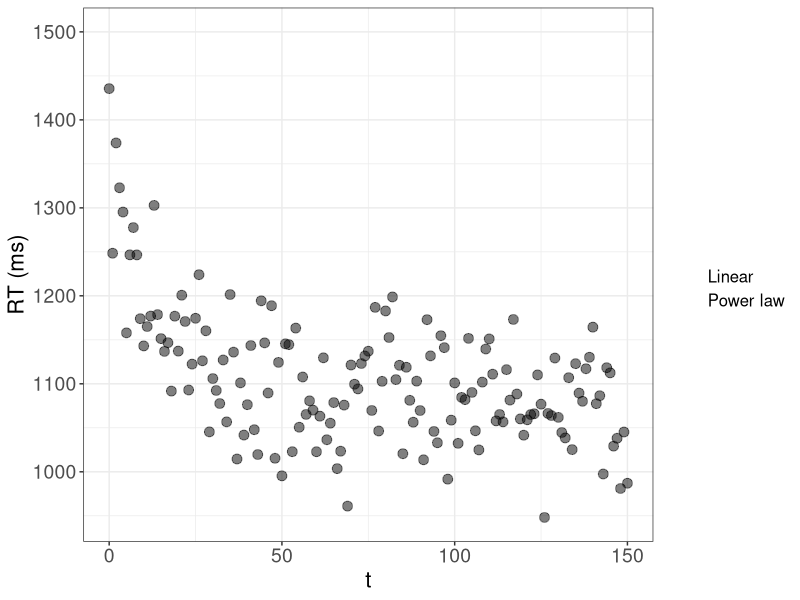
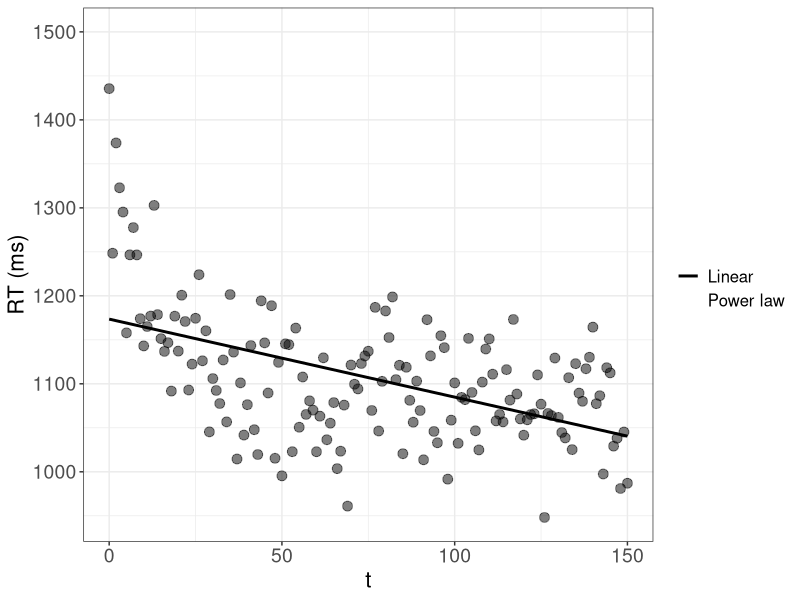
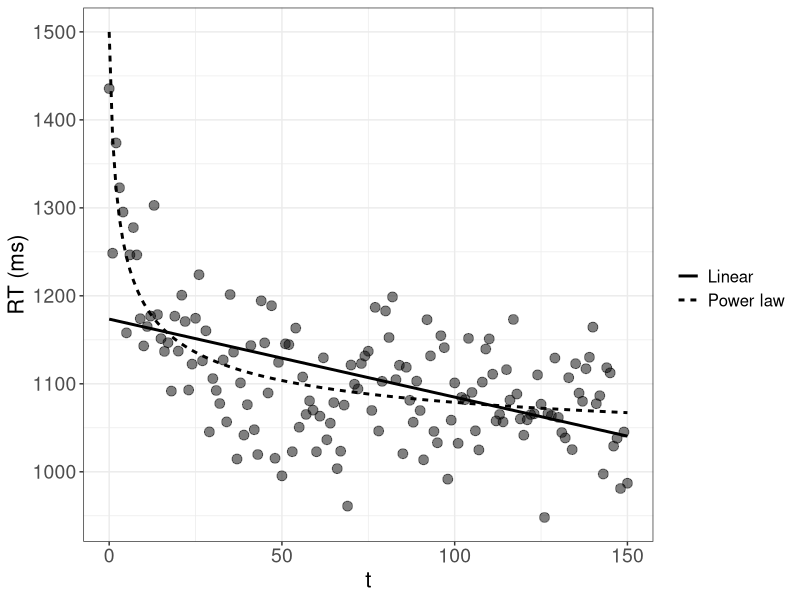
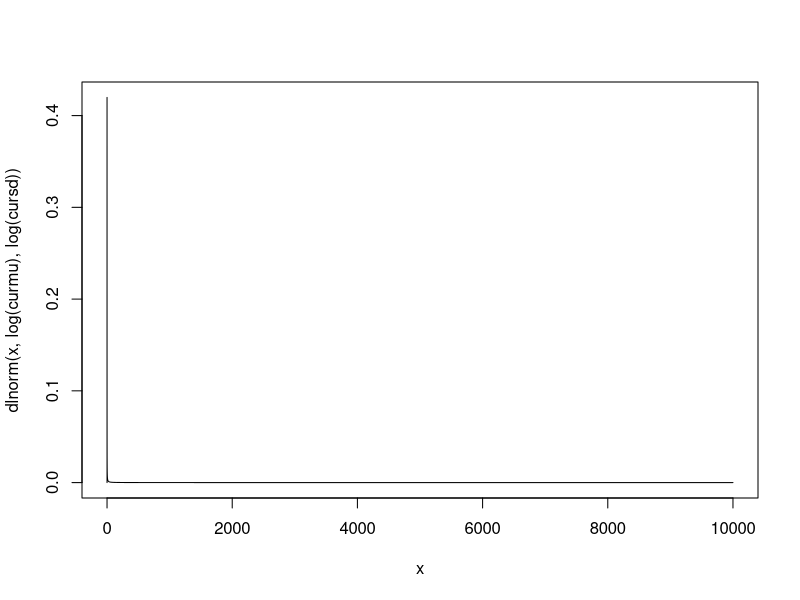
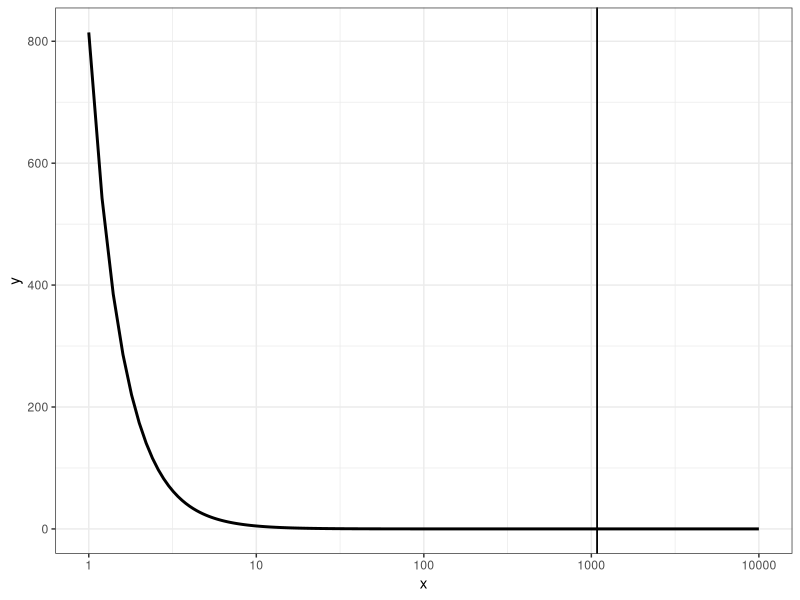
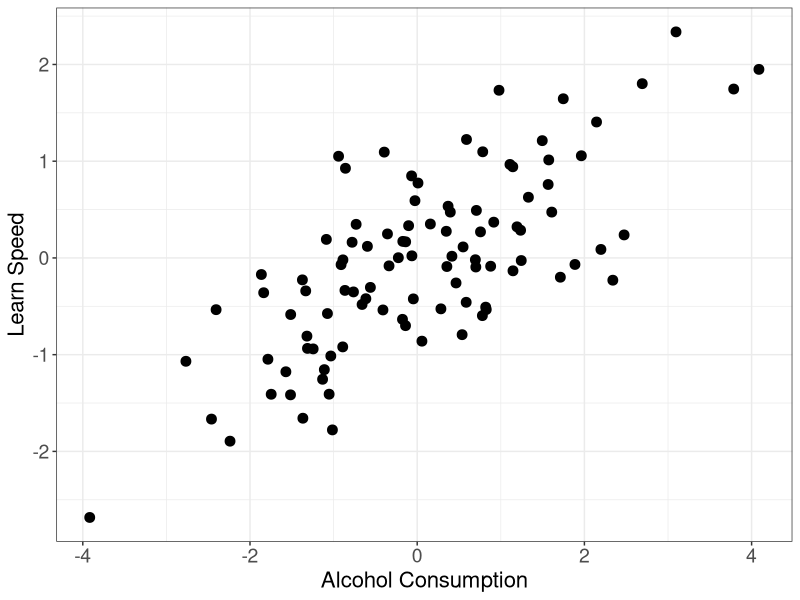
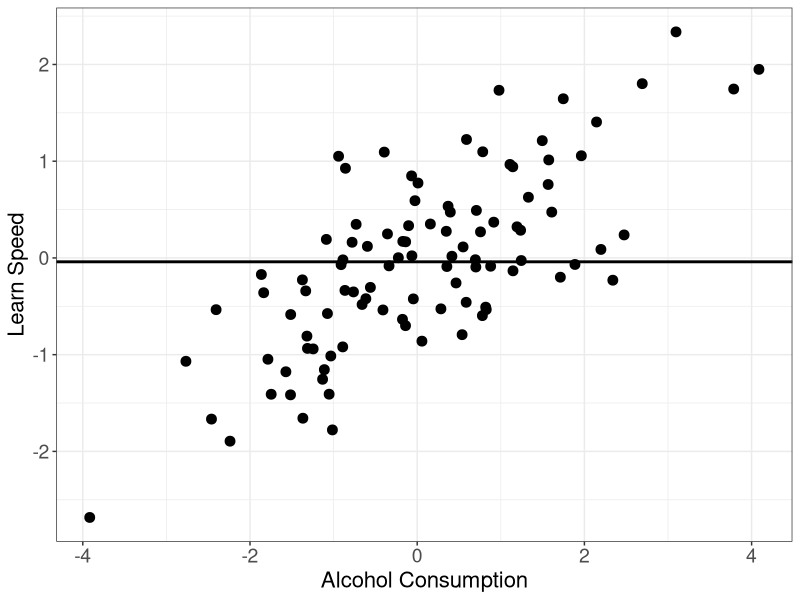
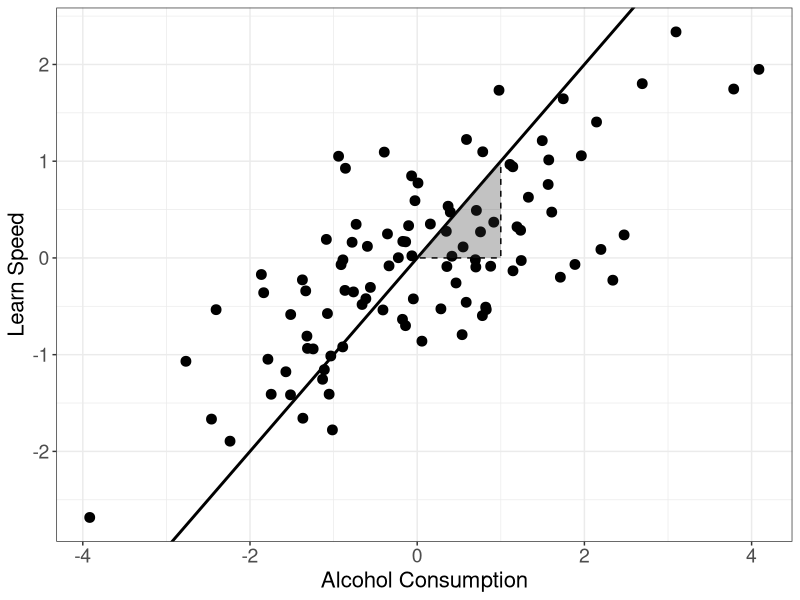

The R script that drew these images, in order:
## ---- chunk 1
library(dplyr)  # basic package for changing data structures.

library(ggplot2)  # important package for plotting.

thlg <- theme(axis.title = element_text(size = 16),
              axis.text = element_text(size = 14),
              legend.title = element_text(size = 14),
              legend.text = element_text(size = 12))
## ---- chunk 2

# Forgetting data:
  N <- 150
  t <- 0:N

  # Power:
    Ap <- 1000
    Bp <- 500
    bet <- 0.4
  
    RTp <- Ap + Bp * (t + 1)^(-bet) + rnorm(N + 1, 0, 50)

  # Exponential:
    Ae <- 1000
    Be <- 500
    alp <- 0.6
  
    RTe <- Ae + Be * exp(-alp * t) + rnorm(N + 1, 0, 50)

  # Linear:

# Plotting:
  pow_lin_dat <- data.frame(t = t, RTp = RTp, RTe = RTe,
              pred_p = Ap + Bp * (t + 1)^(-bet),
              pred_e = Ae + Be * exp(-alp * t)) %>%
    ggplot(aes(x = t)) +
    geom_point(aes(y = RTp), size = 3, alpha = 0.5) +
    labs(y = "RT (ms)", linetype = "") +
    geom_line(aes(y = pred_p, linetype = "Power law"), linewidth = 1, color = NA) +
    # geom_line(aes(y = pred_e, linetype = "Exponetial law"), linewidth = 1) +
    # Linear:
    geom_smooth(aes(y = RTp, linetype = "Linear"), method = "lm", se = FALSE, linewidth = 1, color = NA) +
    theme_bw() +
    thlg

  pow_lin_dat

  ggsave("_figures/pow_lin_dat.png", height = 12, width = 16, unit = "cm")


  pow_lin <- pow_lin_dat +
    # geom_line(aes(y = pred_e, linetype = "Exponetial law"), linewidth = 1) +
    # Linear:
    geom_smooth(aes(y = RTp, linetype = "Linear"), method = "lm", se = FALSE, linewidth = 1, color = "black")

  
  pow_lin
  ggsave("_figures/lin.png", height = 12, width = 16, unit = "cm")


  pow_lin +
    geom_line(aes(y = pred_p, linetype = "Power law"), linewidth = 1)

  ggsave("_figures/pow_lin.png", height = 12, width = 16, unit = "cm")

## ---- chunk 3
# Average tax cut of $ 1,083 
# 
# But: 80% receive less than this cut, half (around 45 Million people) receive less than $ 100, $ 30,127 for the top 1%

# Try with lognormal:
  curmu <- 0.01
  cursd <- 10000
  
  x <- seq(0, curmu + cursd, by = 0.1)
  plot(x, dlnorm(x, log(curmu), log(cursd)), type = "l")
  
  
  1- plnorm(c(30127), log(curmu), log(cursd))
  plnorm(c(1083, 100), log(curmu), log(cursd))
  
  # Target probabilities:
  c(0.01, 0.8, 0.5)
  
  # Use a pareto distribution:
    # Equations:
    # x_m = 1/(1 - 0.5)^(-1/a) = 100
    # x_m = 1/(1 - 0.8)^(-1/a) = 1083
    # x_m = 1/(1 - 0.01)^(-1/a) = 30127
    # a <- 1083/(1083-x_m)


    x_m <- 200 

    a <- 1083/(1083-x_m)
    
    
    x <- seq(1, 10000, by = 0.2)

    pout <- (a * x_m^a)/(x^(a+1))  # PDF.

    (mpar <- (a * x_m)/(a - 1))
    # To have a mean of 1083 a can be: a = mpar/(mpar - x_m)
    
    (qtpar08 <- x_m * (1 - 0.8)^(-1/a))  # 30127

    (qtpar05 <- x_m * (1 - 0.5)^(-1/a))
    

    data.frame(x = x, y = pout) %>%
      ggplot(aes(x = x, y = y)) +
      geom_line(linewidth = 1) +
      geom_vline(aes(linetype = "mean"), xintercept = mpar) +
      geom_vline(aes(linetype = "mean"), xintercept = mpar) +
      scale_x_continuous(trans = "log10") +
      thlg +
      theme_bw()
  

## ---- chunk 4
# Simple linear relationship:
  n <- 100
  set.seed(09234)
  learn_speed <- rnorm(n)
  alcohol <- rnorm(n, learn_speed)  # assuming that more intelligent people drink more  
## ---- chunk 5

  plt_alc_learn <- data.frame(alcohol = alcohol, learn_speed = learn_speed) %>%
    ggplot(aes(x = alcohol, y = learn_speed)) +
    geom_point(size = 3) +
    labs(x = "Alcohol Consumption", y = "Learn Speed", linetype = "") +
    theme_bw() +
    thlg

# Show and save:
plt_alc_learn

ggsave("_figures/alc_learn_raw.png", height = 12, width = 12, unit = "cm")
## ---- chunk 6
plt_alc_learn +
    geom_hline(yintercept = mean(learn_speed), linewidth = 1)

ggsave("_figures/alc_learn_mean.png", height = 12, width = 12, unit = "cm")
## ---- chunk 7
  plt_alc_learn +
      # Linear:
      geom_abline(slope = 1, linewidth = 1) +
      annotate(geom = "polygon", x = c(1, 0, 1), y = c(1, 0, 0),
              linetype = "dashed", color = "black",
              alpha = 0.3)
  
  ggsave("_figures/alc_learn_lm.png", height = 12, width = 12, unit = "cm")


# Fitted model:
  fit <- lm(learn_speed ~ alcohol)
  summary(fit)

  ic <- coef(fit)["(Intercept)"]   # intercept.
  slp <- coef(fit)["alcohol"]

plt_alc_learn +
    # Linear:
    geom_smooth(method = "lm", se = FALSE, linewidth = 1, color = "black") +
    geom_abline(intercept = ic, slope = slp, linewidth = 1) +
    annotate(geom = "polygon", x = c(1, 0, 1), y = c(1, 0, 0) * slp + ic,
            linetype = "dashed", color = "black",
            alpha = 0.3) +
    annotate(geom = "text", x = 1, y = slp/2 + ic, label = round(slp, 2), size = 6, hjust = 0)

ggsave("_figures/alc_learn_fit.png", height = 12, width = 12, unit = "cm")
## ---- chunk 8
n_correct <- 0:10
pvals <- dbinom(n_correct, size = 10, prob = .75)
pmass <- data.frame(n_correct = factor(n_correct), pn = pvals) %>%
  ggplot(aes(x = n_correct, y = pn)) +
  geom_col() +
  # scale_x_binned(n.breaks = 11, show.limits = TRUE, right = FALSE) +
  theme_classic()

pmass
ggsave("_figures/pmass.png", height = 12, width = 12, unit = "cm")

pmass +
  annotate(geom = "segment", 
           x = 8, y = 0, yend = pvals[n_correct == 7], linetype = "dashed", linewidth = 1) +
  annotate(geom = "segment", 
           x = 0, xend = 8, y = pvals[n_correct == 7], linetype = "dashed", linewidth = 1) +
  annotate(geom = "point", x = 8, y = pvals[n_correct == 7], size = 3)

ggsave("_figures/pmass_lik.png", height = 12, width = 12, unit = "cm")

# Density:
tr <- seq(0, 30, by = 0.01)
dvals <- dlnorm(tr, 2, 1.7)
pdens <- data.frame(t = tr, dens = dvals) %>%
  ggplot(aes(x = tr, y = dens)) +
  geom_line(linewidth = 1) +
  theme_classic()

pdens
ggsave("_figures/pdens.png", height = 12, width = 12, unit = "cm")

pdens +
  annotate(geom = "segment", 
           x = 7, y = 0, yend = dvals[tr == 7], linetype = "dashed", linewidth = 1) +
  annotate(geom = "segment", 
           x = 0, xend = 7, y = dvals[tr == 7], linetype = "dashed", linewidth = 1) +
  annotate(geom = "point", x = 7, y = dvals[tr == 7], size = 3)
ggsave("_figures/pdens_lik.png", height = 12, width = 12, unit = "cm")
## ---- chunk 9
# Define function:
value_function <- function(x, alp, bet = alp, lamb){
  ifelse(x >= 0, x^alp, -lamb * (-x)^bet)
}


# Visualize:
  x <- seq(-100, 100, by = 1)  # define values.


# Create combinations of different parameters:
  dm <- expand.grid(alp = c(0.1, 0.5, 0.8), lambda = c(1, 2))

# Get data for each combination:
  outlist <- apply(dm, MARGIN = 1, FUN = function(rw){
    data.frame(x = x, V = value_function(x, alp = rw[1], lamb = rw[2]), alp = rw[1], lamb = rw[2]) 
  })

  outdat <- do.call(rbind, outlist)  # combine the list into a single data.frame.

outdat %>%
  ggplot(aes(x = x, y = V, color = alp, linetype = factor(lamb), group = interaction(lamb, alp))) +
  geom_line(linewidth = 1) +
  scale_color_distiller(palette = "Spectral") +
  theme_classic()

ggsave("_figures/valfun.png", height = 12, width = 12, unit = "cm")
## ---- chunk 10
probdat <- seq(0.05, 0.95, by = 0.15)  # probabilities.

# FUnction to generate rewards:
curprob <- probdat[1]  # selecting a probability.

tr <- 200  # 200 rounds.
rbinom(tr, 1, curprob)  # get an outcome according to a bernoulli distribution.

# Simple Q-learning:-----------------
  get_cmat <- function(choice, input){
    
    # Input matrix with row and column indices and values:
    inp <- as.matrix(cbind(1:length(choice), choice, input))
    
    # Get own rewards for each choice:
    cmat <- matrix(0, ncol = 2, nrow = length(choice)) 
    cmat[inp[,1:2]] <- inp[, 3]
    
    return(cmat)
    
  }

  # Utility function:
  utpay <- function(rew, choice) {
  
    # Input matrix with row and column indices and values:
    paymat <- get_cmat(choice = choice, input = rew)
    
    return(paymat)

  }

update_q <- function(qprev,  # vector of previous q values
                     ut,  # vector of rewards / utilities.
                     alp,  # alpha
                     update_unchosen = TRUE,
                     choices = NA
)  {
  
  
  pred_err <- ut - qprev  # prediction error.
  
  # Should the unchosen option be updated?
  if(!update_unchosen){
    # Set prediction error == 0 for unchosen option:
    pred_err[3 - choices] <- 0
      # Note: Replace 2 by length(options) for more than 2 options.
      # Alternatively: Update the unchosen and rewarded option with 1? 
    # ut[cbind(1:3, choices + 1)]  # rewards from chosen.
    
  }
  
  qnew <- qprev + alp * pred_err
  
  return(qnew)
  
}


  simfun <- function(theta, competition = TRUE, op_prob = c(0.5, 0.5),
                       utfun = utpay, nind = 3, maxtr = 200, maxrew = 1){
      
      ## 4.1 Get parameters:  
      lpar <- theta[1]  # get corresponding learning parameter phi/alpha.
      soft <- theta[length(theta)]  # softmax parameter is always last in list!.
      
      # For mimicking Schulze et al., the softmax paramter is transformed
      # (we use soft instead of c to avoid collision):
      
      soft <- 3^(10 * soft) - 1  
      
      # First round: -------------------------------------------------------
      # Choices (rows are rounds, columns individuals):
      cmat <- matrix(sample(c(0, 1), size = nind, prob = c(0.5, 0.5), replace = TRUE),
                     nrow = 1)
      
      # Rewards (rows are rounds, columns individuals):
      rew_choice <- sample(c(0, 1), size = 1,
                           prob = op_prob)
      rmat <- ifelse(rew_choice == cmat & any(rew_choice == cmat),  
                      # if any chose the rewarded option for all.
                     competition * maxrew/sum(rew_choice == cmat) +
                       (1 - competition) * maxrew,  # maximum reward distributed.  
                     0)
      
      # utfun(rew = rmat[1, ], choice = cmat[1,])
      utmat <- array(rep(0, 2 * nind * maxtr), dim = c(nind, 2, maxtr))  # utility matrix in given round.
      # Individuals are rows, opotions are columns.
      
      utmat[, rew_choice + 1, 1] <- rmat  # add rewarded option.
      # TODO: Translate utuitlity if necessary.
      utmat[,,1:2]
      
      
      ## 3.3 Initialize option value matrix:
      optval_mat <- array(rep(NA, 2 * nind * maxtr), dim = c(nind, 2, maxtr))   # option values for each choice
      optval_mat[,,1] <- 0
      
      
      
    # 4.2 Loop over subsequent trials: ---------------------------------
      for(tr in 2:maxtr) {
    
    
        # Learning:
        ## 4.2.1 Get data from previous trial:
        choices <- cmat[tr - 1,]  # choices in previous round.
        pi_cur <- utmat[, , tr - 1]  # get utilities from previous trial.
    
        ## 4.2.2 Update learned values:
    
        # Which formulation is used?
        # TODO: Probably this is actually obsolete as both functions are essentially the same!
    
        # a) A learning rule:
        # Matrix of option values in current round:
        optval_mat_tr <- update_q(qprev = optval_mat[,,tr - 1],
                                  ut = pi_cur,
                                  alp = lpar)
    
        if(is.null(dim(optval_mat_tr))){
          dim(optval_mat_tr) <- c(nind, 2)
        }
    
        # Save option value matrix:
        optval_mat[,,tr] <- optval_mat_tr  # get a matrix of q-values.
    
        # Choices:
        # subtraction of each row's maximum to avoid overflow problems.
        optval_mat_tr <- t(apply(optval_mat_tr, MAR = 1, function(x) x - max(x)))
    
        # Adapted from Charley:
        p <- exp(optval_mat_tr * soft)  # Softmax rule.
        # TODO: Use division or multiplication?
    
        p <- p/rowSums(p)  # get probabilities for each option.
    
        # Get a choice for each individual:
        # sample(matrix(rep(c(0, 1), each = nind), ncol = 2), size = nind, replace = TRUE, prob = p)
    
        cvec <- apply(p, MARGIN = 1, FUN = function(p){
          sample(c(0, 1), size = 1, prob = p)
        })
    
        cmat <- rbind(cmat, cvec)
    
        # Rewards:
        # Rewards (rows are rounds, columns individuals):
        rew_choice <- sample(c(0, 1), size = 1, prob = op_prob)
        rmat <- ifelse(rew_choice == cvec & any(rew_choice == cvec),  # if any chose the rewarded option for all.
                       competition * maxrew/sum(rew_choice == cvec) +
                         (1 - competition) * maxrew/2,  
                          # maximum reward distributed (divide by 2 for non-competition).
                       0)
    
    
        utmat[, rew_choice + 1, tr] <- rmat  # add rewarded option.
        # TODO: Translate utuitlity if necessary.
    
      }  # eof. loop.
    
      return(list(cmat = cmat, optval = optval_mat))
    
    }
## ---- chunk 11
theta_cur <- 0.1

dm <- expand.grid(theta_cur = c(0.2, 0.8),
                  p = c(0.2, 0.5, 0.9))

outlist <- lapply(1:nrow(dm), FUN = function(rw){
  simout <- simfun(theta = c(0.9, dm$theta_cur[rw]), nind = 1, op_prob = c(dm$p[rw], 1-dm$p[rw]))

  soft <- 3^(10 * dm$theta_cur[rw]) - 1  

  optval_mat_tr <- t(apply(simout$optval[1,,], MAR = 2, function(x) x - max(x)))
  oprobs <- exp(optval_mat_tr * soft)
  data.frame(tr = 1:length(simout$cmat), p = dm$p[rw], theta = dm$theta_cur[rw],
        oval = simout$optval[,2,], oprob = (oprobs/rowSums(oprobs))[,2], 
        choice = simout$cmat)
})


do.call(rbind, outlist) %>%
  ggplot(aes(x = tr, y = oprob, color = factor(p))) +
  facet_grid(theta ~ p, labeller = label_both) +
  geom_line(linewidth = 0.5, alpha = 0.7) +
  geom_point(aes(y = choice), position = position_jitter(height = 0.01)) +
  scale_color_brewer(palette = "Dark2") +
  theme_bw() +
  theme(legend.position = "bottom")

ggsave("_figures/rl_example.png", height = 16, width = 24, unit = "cm")
